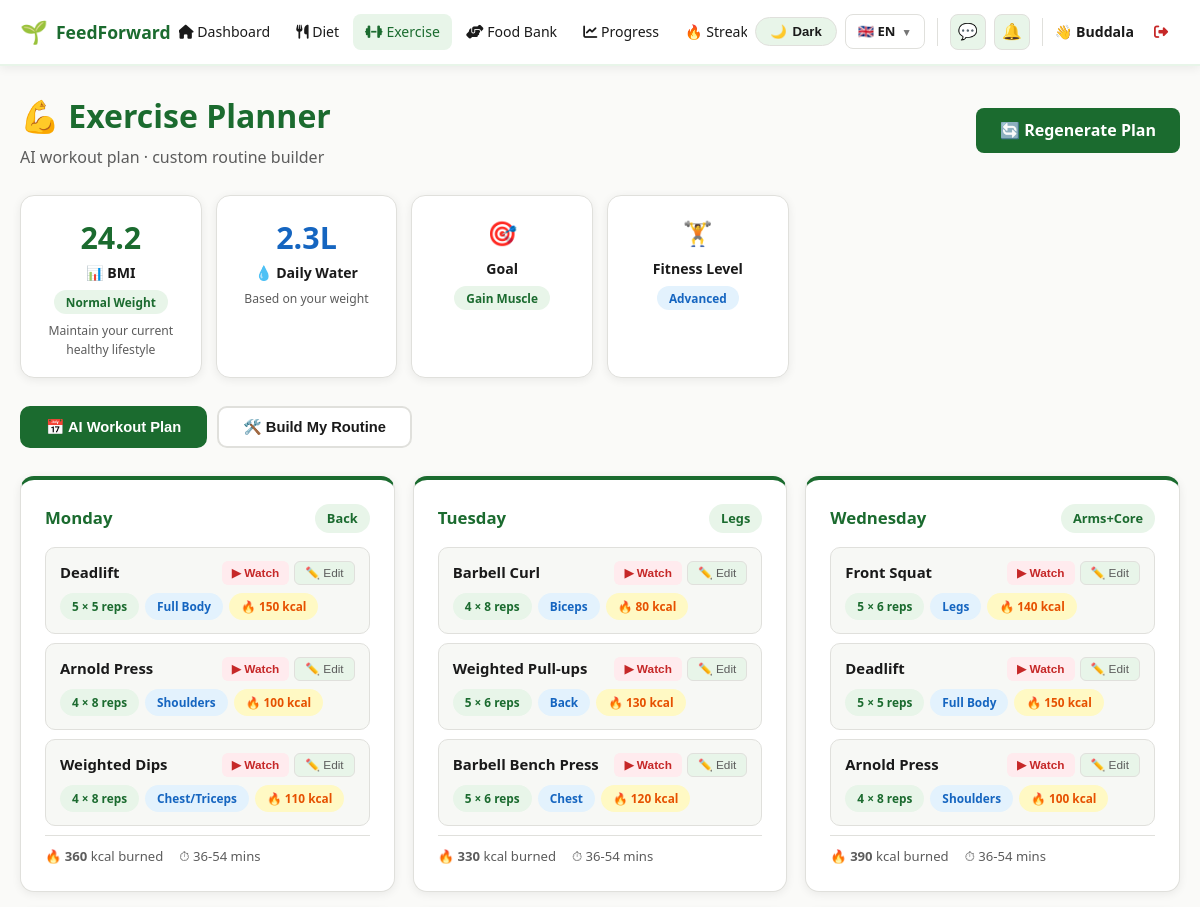
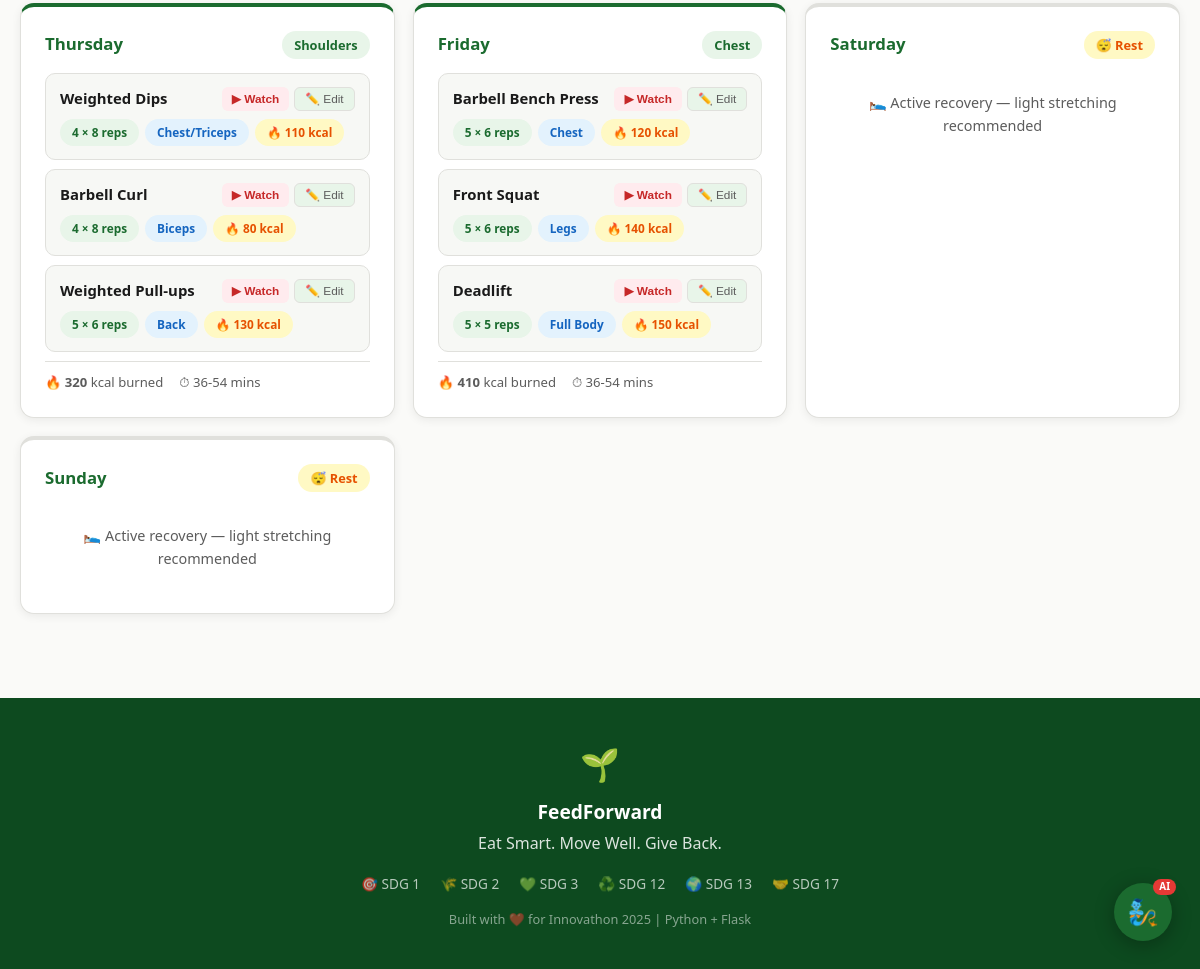
The page /exercise/ (signed in) on the database its author committed (2 pictures, top to bottom).
### models/user.py (models this page shows, shortened)
class User(db.Model, UserMixin):
    __tablename__ = 'users'
    id            = db.Column(db.Integer, primary_key=True)
    name          = db.Column(db.String(100), nullable=False)
    email         = db.Column(db.String(120), unique=True, nullable=False)
    password_hash = db.Column(db.String(200), nullable=False)
    role          = db.Column(db.String(20), default='user')  # user / donor / recipient / admin
    age           = db.Column(db.Integer)
    weight        = db.Column(db.Float)
    height        = db.Column(db.Float)
    gender        = db.Column(db.String(10))
    dietary_pref  = db.Column(db.String(20))   # veg / non_veg / vegan
    health_goal   = db.Column(db.String(20))   # lose_weight / gain_muscle / stay_fit
    fitness_level = db.Column(db.String(20))   # beginner / intermediate / advanced
    equipment     = db.Column(db.String(20))   # none / dumbbells / gym
    days_per_week = db.Column(db.Integer, default=4)
    location      = db.Column(db.String(200))
    latitude      = db.Column(db.Float)
    longitude     = db.Column(db.Float)
    profile_complete = db.Column(db.Boolean, default=False)
    allergies     = db.Column(db.String(200), default='')  # comma-separated e.g. "gluten,dairy,nuts"
    created_at    = db.Column(db.DateTime, default=datetime.utcnow)
    meal_plans    = db.relationship('MealPlan',     backref='user', lazy=True)
    exercise_plans= db.relationship('ExercisePlan', backref='user', lazy=True)
    donations     = db.relationship('FoodListing',  foreign_keys='FoodListing.donor_id',    backref='donor',     lazy=True)
    claims        = db.relationship('FoodListing',  foreign_keys='FoodListing.claimed_by',  backref='recipient', lazy=True)
    progress_logs = db.relationship('ProgressLog',  backref='user', lazy=True)

### routes/exercise.py (the view)
@exercise.route('/')
@login_required
def index():
    plan       = ExercisePlan.query.filter_by(user_id=current_user.id)\
                                   .order_by(ExercisePlan.created_at.desc()).first()
    plan_data  = enrich_plan(json.loads(plan.plan_json)) if plan and plan.plan_json else None
    bmi_data   = calculate_bmi(current_user.weight or 70, current_user.height or 170) \
                 if current_user.weight and current_user.height else None
    water      = calculate_water_intake(current_user.weight or 70, False)
    custom_wos = CustomWorkout.query.filter_by(user_id=current_user.id)\
                                    .order_by(CustomWorkout.created_at.desc()).all()
    return render_template('exercise/index.html',
                           plan=plan, plan_data=plan_data,
                           bmi_data=bmi_data, water=water,
                           custom_workouts=custom_wos,
                           exercise_library=EXERCISE_LIBRARY)

### templates/exercise/index.html (shortened to what this page needs)
{% extends 'base.html' %}
{% block content %}
<div style="display:flex;justify-content:space-between;align-items:center;
            flex-wrap:wrap;gap:12px;margin-bottom:24px;">
  <div>
    <h1 style="font-size:2rem;font-weight:800;color:var(--green);margin:0;">
      💪 Exercise Planner
    </h1>
    <p style="color:var(--text2);margin:4px 0 0;">
      AI workout plan · custom routine builder
    </p>
  </div>
  <a href="{{ url_for('exercise.regenerate') }}" class="btn-primary">🔄 Regenerate Plan</a>
</div>
<div style="display:grid;grid-template-columns:repeat(auto-fill,minmax(165px,1fr));
            gap:14px;margin-bottom:28px;">
  {% if bmi_data %}
  <div class="card" style="text-align:center;padding:18px;">
    <div style="font-size:1.9rem;font-weight:800;color:var(--green);">{{ bmi_data.bmi }}</div>
    <div style="font-weight:700;font-size:.88rem;margin-bottom:4px;">📊 BMI</div>
    <span class="badge-{% if bmi_data.category=='Normal Weight' %}green
                        {% elif bmi_data.category=='Underweight' %}blue
                        {% else %}red{% endif %}" style="font-size:.74rem;">
      {{ bmi_data.category }}
    </span>
    <div style="font-size:.76rem;color:var(--text2);margin-top:6px;">{{ bmi_data.advice }}</div>
  </div>
  {% endif %}
  <div class="card" style="text-align:center;padding:18px;">
    <div style="font-size:1.9rem;font-weight:800;color:var(--blue);">{{ water }}L</div>
    <div style="font-weight:700;font-size:.88rem;margin-bottom:4px;">💧 Daily Water</div>
    <div style="font-size:.76rem;color:var(--text2);">Based on your weight</div>
  </div>
  <div class="card" style="text-align:center;padding:18px;">
    <div style="font-size:1.5rem;margin-bottom:6px;">🎯</div>
    <div style="font-weight:700;font-size:.88rem;margin-bottom:4px;">Goal</div>
    <span class="badge-green" style="font-size:.74rem;">
      {{ (current_user.health_goal or 'Not set').replace('_',' ').title() }}
    </span>
  </div>
  <div class="card" style="text-align:center;padding:18px;">
    <div style="font-size:1.5rem;margin-bottom:6px;">🏋️</div>
    <div style="font-weight:700;font-size:.88rem;margin-bottom:4px;">Fitness Level</div>
    <span class="badge-blue" style="font-size:.74rem;">
      {{ (current_user.fitness_level or 'Beginner').title() }}
    </span>
  </div>
</div>
<div class="tab-bar">
  <button class="tab-btn active" onclick="switchTab('plan',   this)">📅 AI Workout Plan</button>
  <button class="tab-btn"        onclick="switchTab('custom', this)">🛠️ Build My Routine</button>
</div>
<div id="tab-plan" class="tab-panel active">
{% if plan_data %}
{% set days = plan_data.get('plan', []) %}
<div class="day-grid">
{% for day in days %}
<div class="card" style="border-top:4px solid
     {% if day.type == 'rest' %}var(--border){% else %}var(--green){% endif %};">
  <div style="display:flex;justify-content:space-between;align-items:center;margin-bottom:14px;">
    <div style="font-weight:800;color:var(--green);font-size:1.05rem;">{{ day.day }}</div>
    {% if day.type == 'rest' %}
      <span class="badge-yellow">😴 Rest</span>
    {% else %}
      <span class="badge-green">{{ day.focus }}</span>
    {% endif %}
  </div>
  {% if day.type == 'rest' %}
  <div style="text-align:center;padding:18px 0;color:var(--text2);font-size:.9rem;">
    🛌 Active recovery — light stretching recommended
  </div>
  {% else %}
  {% set day_idx = loop.index0 %}
  {% for ex in day.get('exercises', []) %}
  {% set ex_idx = loop.index0 %}
  {% if ex.video_id %}
    {% set vid = ex.video_id %}
  {% elif ex.video and 'watch?v=' in ex.video %}
    {% set vid = ex.video.split('watch?v=')[-1] %}
  {% elif ex.video and 'youtu.be/' in ex.video %}
    {% set vid = ex.video.split('youtu.be/')[-1] %}
  {% else %}
    {% set vid = '' %}
  {% endif %}
  <div class="ex-row">
    <div class="ex-top">
      <span class="ex-name">{{ ex.name }}</span>
      <div class="ex-btns">
        {% if vid %}
        <button class="btn-watch" onclick="playVid('{{ vid }}')">▶ Watch</button>
        {% endif %}
        <button class="btn-edit"
          onclick="openEdit(
            {{ day_idx }}, {{ ex_idx }},
            '{{ ex.name | replace("'","&#39;") }}',
            {{ ex.sets }},
            '{{ ex.reps }}',
            {{ ex.cal }},
            '{{ ex.get("muscle","") }}'
          )">✏️ Edit</button>
      </div>
    </div>
    <div style="display:flex;gap:6px;flex-wrap:wrap;">
      <span class="badge-green"  style="font-size:.74rem;">{{ ex.sets }} × {{ ex.reps }}</span>
      <span class="badge-blue"   style="font-size:.74rem;">{{ ex.get('muscle','') }}</span>
      <span class="badge-yellow" style="font-size:.74rem;">🔥 {{ ex.cal }} kcal</span>
    </div>
  </div>
  {% endfor %}
  <div style="padding-top:10px;border-top:1px solid var(--border);
              font-size:.82rem;color:var(--text2);display:flex;gap:16px;">
    <span>🔥 <strong>{{ day.total_calories }}</strong> kcal burned</span>
    <span>⏱ {{ day.duration }}</span>
  </div>
  {% endif %}
</div>
{% endfor %}
</div>
{% endif %}
</div>
{% endblock %}

### templates/base.html (shortened to what this page needs)
<!DOCTYPE html>
<html lang="{{ lang }}" data-theme="light">
<head>
  <link href="https://cdnjs.cloudflare.com/ajax/libs/font-awesome/6.4.0/css/all.min.css" rel="stylesheet"/>
  <link rel="stylesheet" href="https://unpkg.com/leaflet@1.9.4/dist/leaflet.css"/>
</head>
<body>
<nav style="background:var(--nav-bg);border-bottom:2px solid var(--nav-border);
            position:sticky;top:0;z-index:1000;box-shadow:0 2px 10px var(--shadow);">
  <div style="max-width:1280px;margin:0 auto;padding:0 20px;
              display:flex;align-items:center;justify-content:space-between;
              height:64px;gap:8px;">
    <a href="{{ url_for('main.index') }}"
       style="display:flex;align-items:center;gap:8px;flex-shrink:0;">
      <span style="font-size:1.4rem;">🌱</span>
      <span style="font-size:1.1rem;font-weight:800;color:var(--green);">FeedForward</span>
    </a>
    {% if current_user.is_authenticated %}
    <div style="display:flex;gap:2px;align-items:center;overflow-x:auto;flex:1;justify-content:center;">
      <a href="{{ url_for('main.dashboard') }}"
         class="nav-link {% if request.endpoint=='main.dashboard' %}active{% endif %}">
        <i class="fas fa-home"></i> {{ t.nav_dashboard }}
      </a>
      <a href="{{ url_for('diet.index') }}"
         class="nav-link {% if 'diet' in (request.endpoint or '') %}active{% endif %}">
        <i class="fas fa-utensils"></i> {{ t.nav_diet }}
      </a>
      <a href="{{ url_for('exercise.index') }}"
         class="nav-link {% if 'exercise' in (request.endpoint or '') %}active{% endif %}">
        <i class="fas fa-dumbbell"></i> {{ t.nav_exercise }}
      </a>
      <a href="{{ url_for('foodbank.index') }}"
         class="nav-link {% if 'foodbank' in (request.endpoint or '') %}active{% endif %}">
        <i class="fas fa-hands-helping"></i> {{ t.nav_foodbank }}
      </a>
      <a href="{{ url_for('progress.index') }}"
         class="nav-link {% if 'progress' in (request.endpoint or '') %}active{% endif %}">
        <i class="fas fa-chart-line"></i> {{ t.nav_progress }}
      </a>
      <a href="{{ url_for('streak.index') }}"
         class="nav-link {% if 'streak' in (request.endpoint or '') %}active{% endif %}">
        🔥 Streak
      </a>
    </div>
    {% endif %}
    <div style="display:flex;align-items:center;gap:8px;flex-shrink:0;">
      <button id="themeToggle" onclick="toggleTheme()" title="Toggle theme">
        <span id="themeIcon">🌙</span>
        <span id="themeLabel">Dark</span>
      </button>
      <div class="lang-wrap">
        <div class="lang-trigger">
          {% if lang == 'en' %}🇬🇧 EN
          {% elif lang == 'te' %}🇮🇳 TE
          {% else %}🇮🇳 HI{% endif %}
          <span style="font-size:.65rem;opacity:.6;">▼</span>
        </div>
      </div>
      {% if current_user.is_authenticated %}
        <a href="{{ url_for('inbox.messages') }}" class="icon-btn" title="Messages">
          💬
        </a>
        <a href="{{ url_for('inbox.notifications') }}" class="icon-btn" title="Notifications">
          🔔
        </a>
        <span style="font-weight:600;color:var(--text);font-size:.88rem;">
          👋 {{ current_user.name.split()[0] }}
        </span>
        <a href="{{ url_for('auth.logout') }}" class="nav-link"
           style="color:var(--red);" title="{{ t.nav_logout }}">
          <i class="fas fa-sign-out-alt"></i>
        </a>
      {% else %}
        <a href="{{ url_for('auth.login') }}"    class="btn-secondary" style="padding:7px 16px;font-size:.88rem;">{{ t.nav_login }}</a>
        <a href="{{ url_for('auth.register') }}" class="btn-primary"   style="padding:7px 16px;font-size:.88rem;">{{ t.nav_get_started }}</a>
      {% endif %}
    </div>
  </div>
</nav>
<main style="max-width:1280px;margin:0 auto;padding:24px 20px;">
  {% block content %}{% endblock %}
</main>
<footer style="background:var(--green-dk);color:#fff;padding:40px 24px;margin-top:60px;text-align:center;">
  <div style="max-width:1280px;margin:0 auto;">
    <div style="font-size:2rem;margin-bottom:8px;">🌱</div>
    <div style="font-size:1.2rem;font-weight:700;margin-bottom:4px;">FeedForward</div>
    <div style="opacity:.85;margin-bottom:16px;">{{ t.footer_tagline }}</div>
    <div style="display:flex;justify-content:center;gap:20px;flex-wrap:wrap;opacity:.7;font-size:.85rem;margin-bottom:14px;">
      <span>🎯 SDG 1</span><span>🌾 SDG 2</span><span>💚 SDG 3</span>
      <span>♻️ SDG 12</span><span>🌍 SDG 13</span><span>🤝 SDG 17</span>
    </div>
    <div style="opacity:.5;font-size:.8rem;">{{ t.footer_built }}</div>
  </div>
</footer>
{% if current_user.is_authenticated %}
<div id="feedgenie-btn" onclick="toggleChat()"
     style="position:fixed;bottom:28px;right:28px;z-index:9000;
            width:58px;height:58px;background:var(--green);border-radius:50%;
            display:flex;align-items:center;justify-content:center;
            font-size:1.6rem;cursor:pointer;box-shadow:0 4px 20px rgba(0,0,0,.3);
            transition:transform .2s,box-shadow .2s;"
     onmouseover="this.style.transform='scale(1.12)'"
     onmouseout="this.style.transform='scale(1)'"
     title="Chat with FeedGenie">
  🧞
  <div style="position:absolute;top:-4px;right:-4px;background:#E53935;color:#fff;
              border-radius:10px;padding:1px 6px;font-size:.62rem;font-weight:800;line-height:1.4;">AI</div>
</div>
{% endif %}
</body>
</html>

### rows shown on the page
User: name "Buddala", health_goal "Gain Muscle", fitness_level "Advanced"

### other values the page prints
{{ t.nav_dashboard }} "Dashboard"
{{ t.nav_diet }} "Diet"
{{ t.nav_exercise }} "Exercise"
{{ t.nav_foodbank }} "Food Bank"
{{ t.nav_progress }} "Progress"
{{ bmi_data.bmi }} "24.2"
{{ bmi_data.category }} "Normal Weight"
{{ bmi_data.advice }} "Maintain your current healthy lifestyle"
{{ water }} "2.3"
{{ day.day }} "Monday" "Tuesday" "Wednesday" "Thursday" "Friday" "Saturday" "Sunday"
{{ day.focus }} "Back" "Legs" "Arms+Core" "Shoulders" "Chest"
{{ ex.name }} "Deadlift" "Arnold Press" "Weighted Dips" "Barbell Curl" "Weighted Pull-ups" "Barbell Bench Press" "Front Squat" "Deadlift" "Arnold Press" "Weighted Dips" "Barbell Curl" "Weighted Pull-ups" "Barbell Bench Press" "Front Squat" "Deadlift"
{{ ex.sets }} "5" "4" "4" "4" "5" "5" "5" "5" "4" "4" "4" "5" "5" "5" "5"
{{ ex.reps }} "5 reps" "8 reps" "8 reps" "8 reps" "6 reps" "6 reps" "6 reps" "5 reps" "8 reps" "8 reps" "8 reps" "6 reps" "6 reps" "6 reps" "5 reps"
{{ ex.get('muscle','') }} "Full Body" "Shoulders" "Chest/Triceps" "Biceps" "Back" "Chest" "Legs" "Full Body" "Shoulders" "Chest/Triceps" "Biceps" "Back" "Chest" "Legs" "Full Body"
